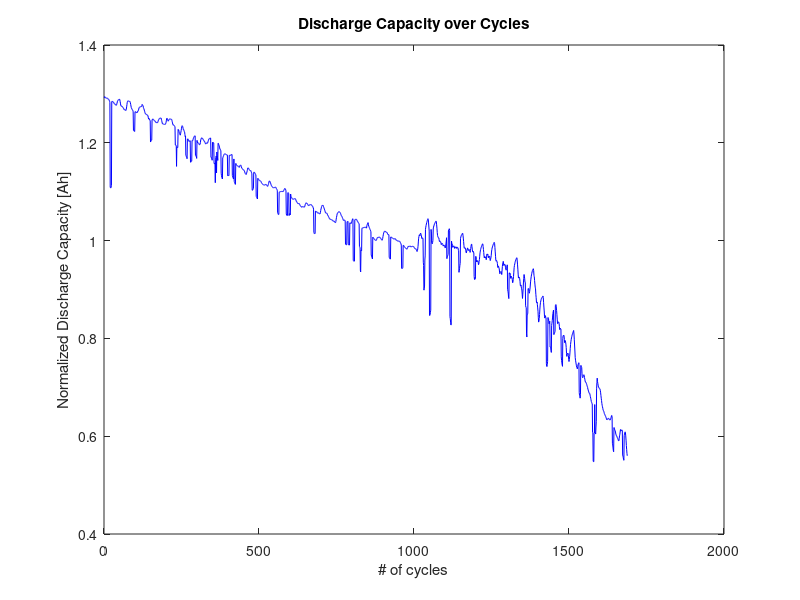

The MATLAB script that drew this image: (Note: this script raises an error after producing the figure.)
clc, clear all, close all;

% To load a time-series data
tsdata = csvread('timeseries.csv');
predictor = tsdata(:,1);    % # of cycle for a lithium-ion battery cycling test
response = tsdata(:,2);     % discharge capacity associated with the number of cycle

figure, plot(predictor, response, 'b-');
xlabel('# of cycles'), ylabel('Normalized Discharge Capacity [Ah]');
title('Discharge Capacity over Cycles');

% To create a LASSO regression model
dist = 'normal';    % dist represents a distributional family for the nonsystematic variation in the responses.
alpha = 1;  % alpha from 0 to 1. If alpha=1, it is a LASSO regression model. Otherwise, it is an elastic net regression model. If alpha is coloe to 0, it is a ridge regression model.
[w, fitinfo] = lassoglm(predictor, response, dist, 'Alpha', alpha, 'CV', 5);

% To plot the LASSO regression result
lassoPlot(w, fitinfo, 'PlotType', 'CV');




    
